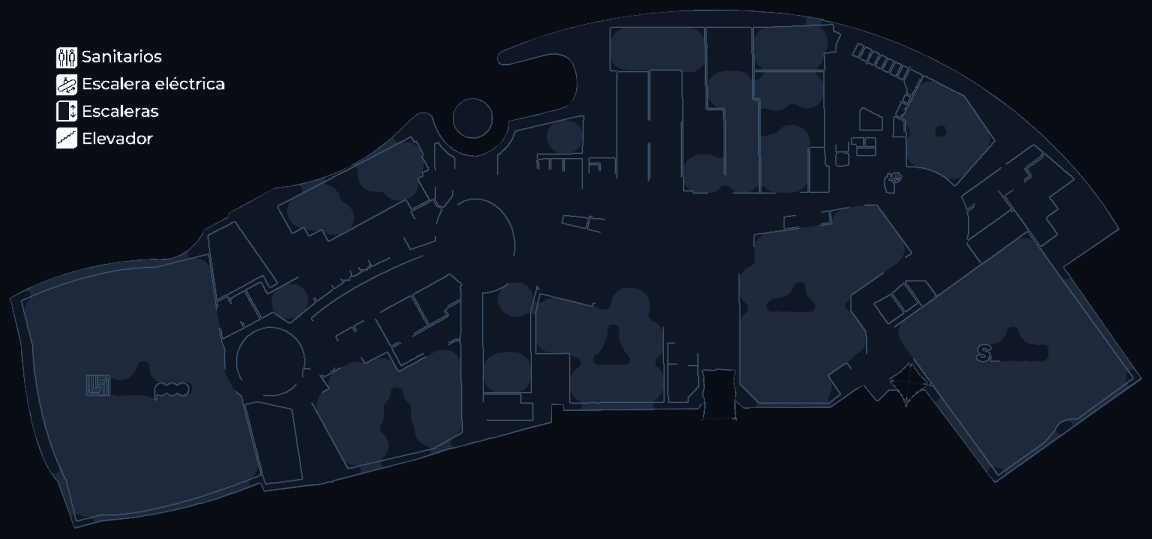
#> input picture planta-uno-dark.png, 4608 x 2154 px, found by its file name (shown at 1/4 size)
$ python crop_flat.py
#> lines starting #> are read from the running program, lines starting #| are printed output that depends on the picture
import cv2

flat_clean = cv2.imread('planta-uno-dark.png')
#> flat_clean is the input picture: shape (2154, 4608, 3); mean B, G, R 38.5, 25.7, 18.2
# Crop around central rotunda, Sanborns, and Chedraui (y: 1050-1650, x: 2500-3300)
crop_flat = flat_clean[1050:1650, 2500:3300]
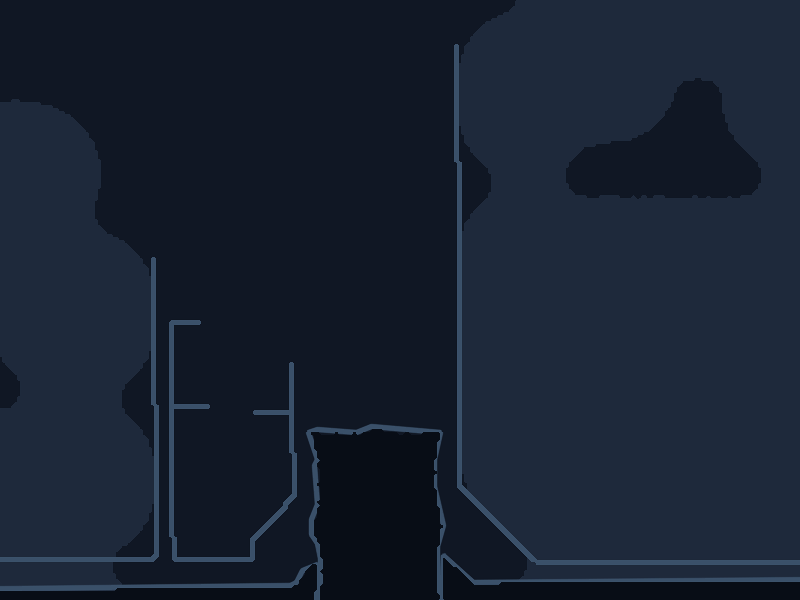
#> crop_flat: shape (600, 800, 3); mean B, G, R 48.4, 32.9, 23.6
cv2.imwrite('scratch/crop_flat_totem.png', crop_flat)
print("Saved scratch/crop_flat_totem.png:", crop_flat.shape)
#| Saved scratch/crop_flat_totem.png: (600, 800, 3)
